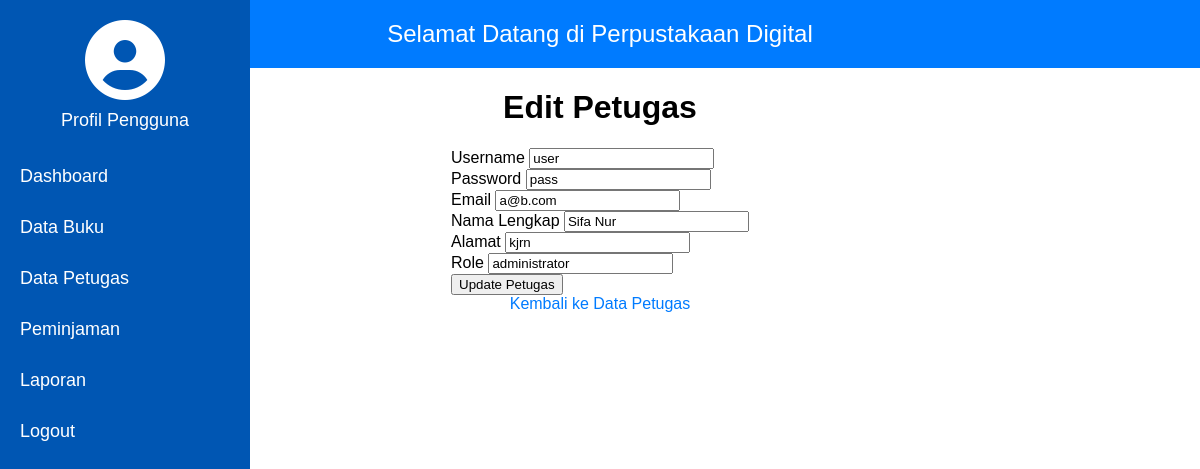
Page /petugas/edit_petugas.php?id=1 on the committed database.
### tables this page shows
CREATE TABLE `user` (
  `id_user` int(11) NOT NULL,
  `username` varchar(255) NOT NULL,
  `password` varchar(255) NOT NULL,
  `email` varchar(255) NOT NULL,
  `nama_lengkap` varchar(255) NOT NULL,
  `alamat` text NOT NULL,
  `role` enum('administrator','petugas','peminjam','') NOT NULL
);

### petugas/edit_petugas.php (the view, shortened to what this page needs)
<?php
include 'config.php';
$id = $_GET['id'];
$result = mysqli_query($conn, "SELECT * FROM user WHERE id_user = $id");
$buku = mysqli_fetch_assoc($result);
?>
<!DOCTYPE html>
<html>
<head>
</head>
</head>
<body>
<div class="header">
        Selamat Datang di Perpustakaan Digital
    </div>
    <div class="sidebar">
    <link rel="stylesheet" href="https://cdnjs.cloudflare.com/ajax/libs/font-awesome/6.4.0/css/all.min.css">
    <div class="profile" style="text-align: center; margin-bottom: 20px;">
    <i class="fa-solid fa-user-circle fa-5x" style="color: white;"></i>
    <p style="color: white; margin-top: 10px; font-size: 18px;">Profil Pengguna</p>
    </div>
        <a href="/perpustakaan_digital/dashboard.php"> Dashboard</a>
        <a href="/perpustakaan_digital/buku/index.php"> Data Buku</a>
        <a href="/perpustakaan_digital/petugas/index.php"> Data Petugas</a>
        <a href="pinjam_buku.php"> Peminjaman</a>
        <a href="kembalikan_buku.php"> Laporan</a>
        <a href="kategori_buku.php"> Logout</a>
    </div>
<body>
    <h1>Edit Petugas</h1>
    <form method="POST">
        Username <input type="text" name="username" value="<?= $buku['username']; ?>" required><br>
        Password <input type="text" name="password" value="<?= $buku['password']; ?>"><br>
        Email <input type="text" name="email" value="<?= $buku['email']; ?>"><br>
        Nama Lengkap <input type="text" name="nama_lengkap" value="<?= $buku['nama_lengkap']; ?>"><br>
        Alamat <input type="text" name="alamat" value="<?= $buku['alamat']; ?>"><br>
        Role <input type="text" name="role" value="<?= $buku['role']; ?>"><br>
        <input type="submit" value="Update Petugas">
    </form>
    <a href="index.php">Kembali ke Data Petugas</a>
</body>
</html>

### petugas/edit_petugas.php (style rules this page uses)
body { margin: 0; font-family: Arial, sans-serif; display: flex; flex-direction: column; align-items: center; }
.header { background-color: #007BFF; color: white; padding: 20px; text-align: center; font-size: 24px; width: 100%; }
.sidebar { height: 100vh; width: 250px; position: fixed; top: 0; left: 0; background-color: #0056b3; padding-top: 20px; }
.sidebar a { padding: 15px 20px; text-decoration: none; font-size: 18px; color: white; display: block; }
a { text-decoration: none; color: #007BFF; }

### rows in the picture
user: username "user", password "pass", email "a@b.com", nama_lengkap "Sifa Nur", alamat "kjrn", role "administrator"
